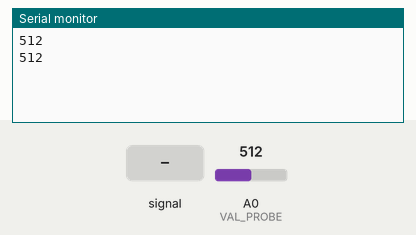
Bench run of a sketch on a simulated Arduino Uno, built with avr-gcc and run on an emulated ATmega328P. On the bench: the last lines printed to the serial monitor. The test bench sets the inputs (shaded band); at power-on: A0 (VAL_PROBE) = 512.

Above: at 1.8 s.
1.9 s: A0 (VAL_PROBE) fed a 200 Hz sine of ±81 counts around its level
At 2.7 s:
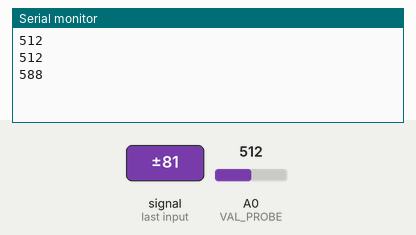
3.4 s: A0 (VAL_PROBE) set to 716
At 4.7 s:
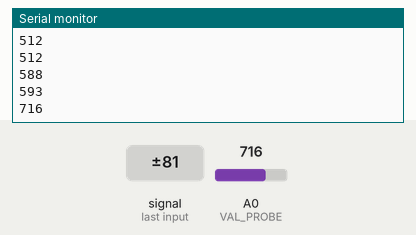
4.9 s: A0 (VAL_PROBE) fed a 1000 Hz sine of ±255 counts around its level
At 5.8 s:
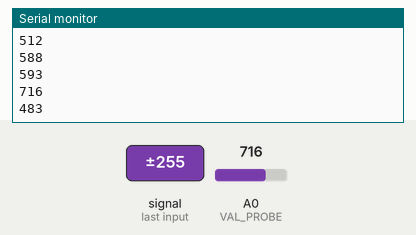
6.4 s: A0 (VAL_PROBE) set to 900
At 7.7 s:
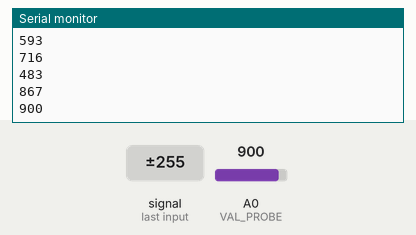
Timing chart, 0 to 8.9 s (numbered marks = the images above; inputs shaded):
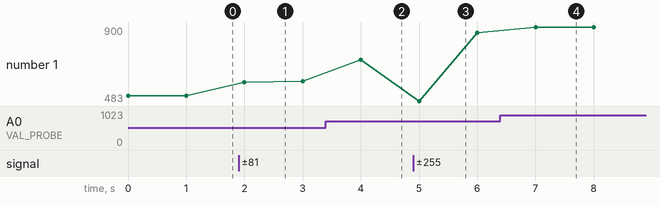

Measured:
- after the input at 1.9 s, the serial monitor: prints a new line after 0.10 s (image 1)
- after the input at 3.4 s, the serial monitor: prints a new line after 0.60 s (image 2)
- after the input at 4.9 s, the serial monitor: prints a new line after 0.10 s (image 3)
- after the input at 6.4 s, the serial monitor: prints a new line after 0.60 s (image 4)
- plotted number 1: 512 → 593 after the input at 1.9 s, 593 → 716 after the input at 3.4 s, 716 → 867 after the input at 4.9 s, 867 → 900 after the input at 6.4 s

The sketch:

moistureSensor.ino
```cpp
const int VAL_PROBE = 0; // Analog pin 0

void setup()
{
    Serial.begin(9600);
}

void loop() {
    int moisture = analogRead(VAL_PROBE);
    Serial.println(moisture);

    delay(1000);
}
```
